Frame 1 (no input): blank canvas, image omitted
Frame 60 (no input): blank canvas, image omitted
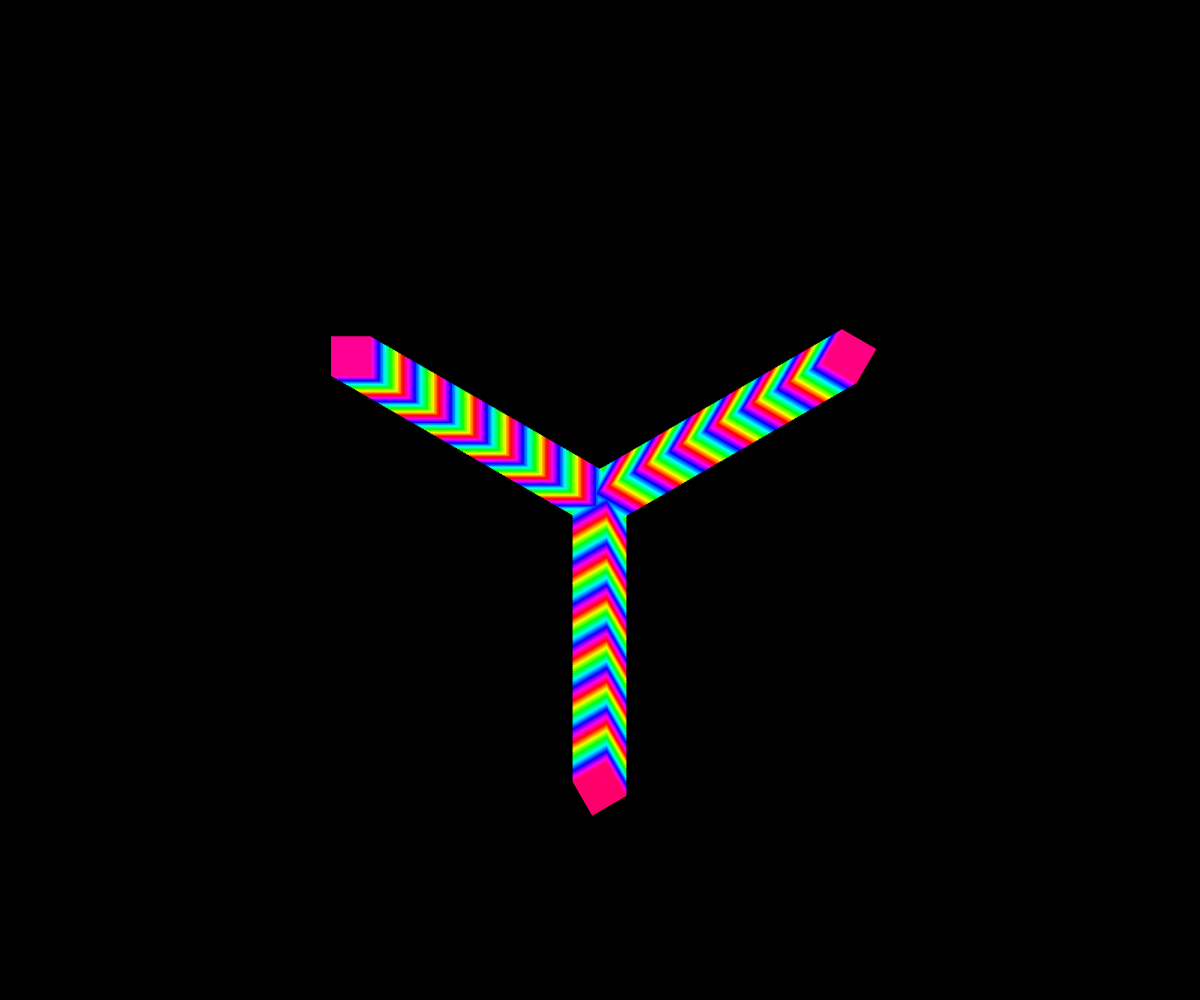
Frame 120 (the mouse pressed at the canvas centre since frame 60)

The p5.js sketch whose frames 1 and 60 were blank and that drew this single picture after the mouse press (run headless with seeded random() and noise() and a simulated clock; from frame 60 on, the mouse is pressed at the canvas centre):

// p5.js sketch
// ── sketch.js
let mode = 0;


function setup() {
  createCanvas(windowWidth, windowHeight);
  colorMode(HSB, 360, 100, 100, 100);
  angleMode(DEGREES);

}

function draw() {

  background("black");
  translate(width / 2, height / 2);

  for (var i = 0; i < mouseY; i++) {
    translate(i, 0);
    rotate(mouseX / 5);

    let h = (i * 5) % 360;
    fill(h, 100, 100);
    noStroke();

    if (mode == 0) {
      rect(-20, -20, 40, 40);
    } else {
      ellipse(0, 0, 60, 30);
    }


  }
}

  function keyTyped() {
    console.log(key);
    if (key == "1") {
      mode = 0;
    }
    else if (key == "2") {
      mode = 1;
    }



  }
